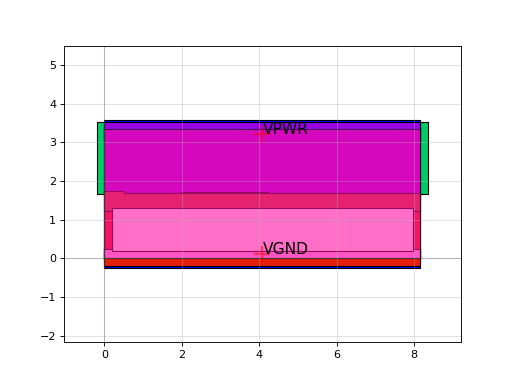

This figure's Python source:
import sky130

c = sky130.components.sky130_fd_sc_hs__nand2_8()
c.plot()
